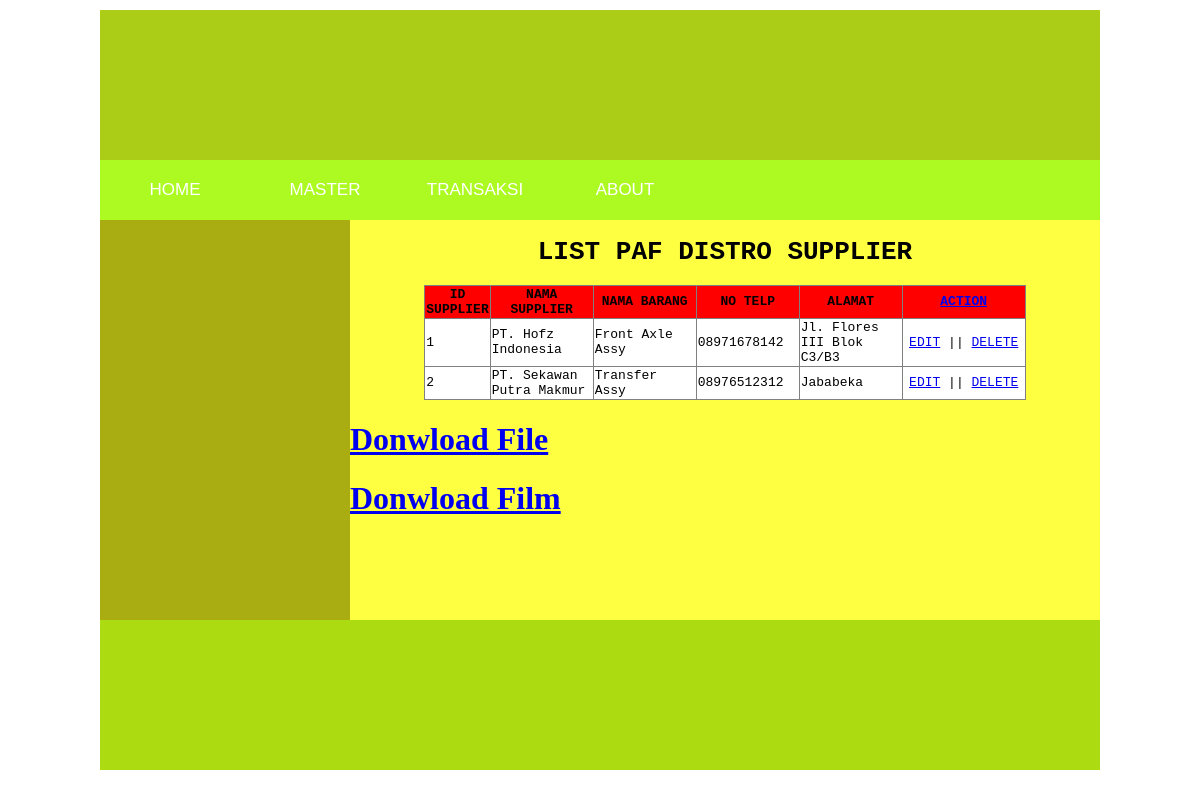
The app's page /index.php/controller_supplier with its own data.
### tables this page shows
CREATE TABLE `supplier` (
  `id_supplier` int(11) NOT NULL,
  `nama_supplier` varchar(50) DEFAULT NULL,
  `nama_barang` varchar(30) DEFAULT NULL,
  `no_telp` varchar(13) DEFAULT NULL,
  `alamat` text
);

### application/controllers/controller_supplier.php (called while the page is built, shortened)
<?php
class controller_supplier extends CI_Controller {
	public function index(){
		$data_supplier = $this->model_supplier->get_supplier();
		$this->load->view('view_supplier', array('data_supplier' => $data_supplier));
	}
}

### index.php (called while the page is built, shortened)
<?php
require_once BASEPATH.'core/CodeIgniter.php';

### application/models/model_supplier.php (called while the page is built, shortened)
<?php
class model_supplier extends CI_Model {
	public function get_supplier($where = ""){
		$data_supplier = $this->db->query("select * from supplier ".$where);
		return $data_supplier->result_array();
	}
}

### application/views/view_supplier.php (the view, shortened to what this page needs)
<!DOCTYPE html>
<html>
	<head>
		<link rel="stylesheet" type="text/css" href="<?php echo base_url(). "css/main_user.css"; ?>">
	</head>
	<body>
		<div id="container">
			<div id="header">
			</div>
			<div id="menu">
				<ul>
					<li><a href="#">HOME</a></li>
					<li><a href="#">MASTER</a>
						</li>
					<li><a href="#">TRANSAKSI</a></li>
					<li><a href="#">ABOUT</a></li>
				</ul>
			</div>
			<div id="sidebar">
			</div>
			<div id="content">
				<table border="1" align="center" style="border-collapse: collapse; font-family: monospace;">
				<h1 align="center" style="font-family: monospace;">LIST PAF DISTRO SUPPLIER </h1>
					<form>
						<tr style="background-color: red">
							<th width="5">ID SUPPLIER</th>
							<th width="100">NAMA SUPPLIER</th>
							<th width="100">NAMA BARANG</th>
							<th width="100">NO TELP</th>
							<th width="100">ALAMAT</th>
							<th width="120">
								<a href="<?php echo base_url(). "index.php/controller_supplier/add_data";  ?>">ACTION</a>
							</th>
						</tr>
							<?php $i=1; foreach ($data_supplier as $d){ ?>
								<tr style="background-color: white">
									<td> <?php echo $i; ?> </td>
									<td> <?php echo $d['nama_supplier']; ?> </td>
									<td> <?php echo $d['nama_barang']; ?> </td>
									<td> <?php echo $d['no_telp']; ?> </td>
									<td> <?php echo $d['alamat']; ?> </td>
									<td align="center">
										<a href="<?php echo base_url(). "index.php/controller_supplier/edit_data/".$d['id_supplier']; ?>">EDIT</a> ||
										<a href="<?php echo base_url(). "index.php/controller_supplier/delete/".$d['id_supplier']; ?>">DELETE</a>
									</td>
								</tr>
							<?php $i++; } ?>
					</form>
				</table>
				<a href="<?php echo base_url(). "index.php/controller_barang/download_barang"; ?>"><h1>Donwload File</h1></a>
				<a href="<?php echo base_url(). "index.php/controller_barang/download_barang"; ?>"><h1>Donwload Film</h1></a>
			</div>
			<div id="footer"></div>
		</div>
	</body>
</html>

### css/main_user.css (style rules this page uses)
#container { width: 1000px; height: auto; margin-left: auto; margin-right: auto; margin-top: 10px; margin-bottom: 20px; }
#header { height: 150px; background-color: #abcd18; }
#menu { height: 60px; background-color: #adfa23; }
#menu ul { margin: 0px; padding: 0px; }
#menu li { list-style-type: none; float: left; display: block; width: 150px; height: 60px; text-align: center; line-height: 60px; font-family: tahoma, sans-serif; font-size: 17px; }
#menu li a { text-decoration: none; color: #fff; }
#sidebar { width: 250px; height: 400px; background-color: #aaad12; float: left; }
#content { width: 750px; height: 400px; background-color: #ffff42; float: right; }
#footer { height: 150px; background-color: #acdb12; clear: both; }

### application/views/view_supplier.php (style rules this page uses)
body { margin-left: 0px; margin-right: 0px; margin-top: 0px; margin-bottom: 0px; }

### records on screen
supplier: nama_supplier "PT. Hofz Indonesia", nama_barang "Front Axle Assy", no_telp "08971678142", alamat "Jl. Flores III Blok C3/B3"
supplier: nama_supplier "PT. Sekawan Putra Makmur", nama_barang "Transfer Assy", no_telp "08976512312", alamat "Jababeka"
